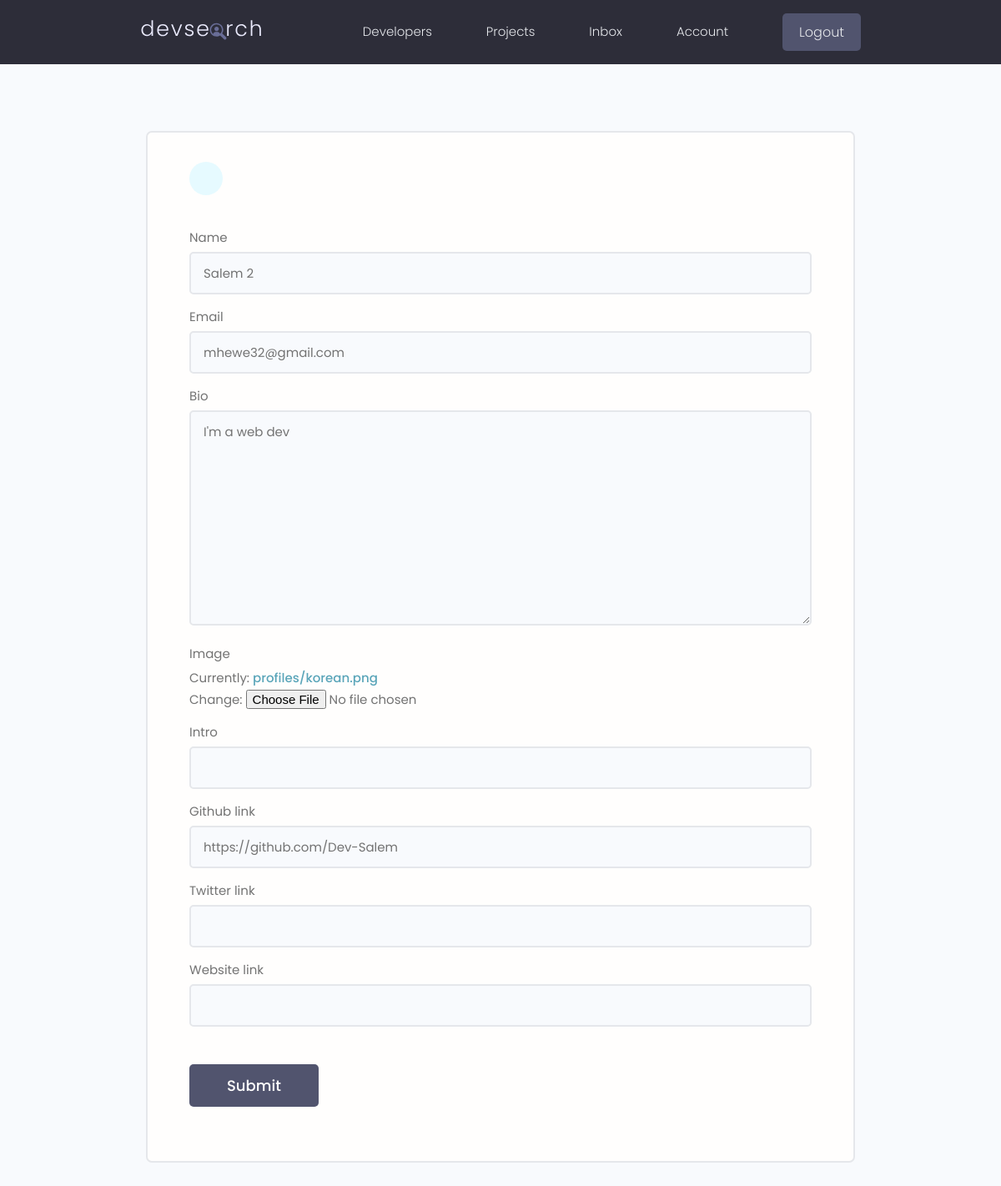
The app's page /edit-account (signed in) with its own data.
### users/models.py (models this page shows, shortened)
class Profile(models.Model):
    user = models.OneToOneField(User, on_delete=models.CASCADE)
    id = models.UUIDField(primary_key=True, editable=False, unique=True, default=uuid.uuid4)
    created_at = models.DateTimeField(auto_now_add=True)
    name = models.CharField(max_length=200, blank=True, null=True)
    username = models.CharField(max_length=200, blank=True, null=True)
    email = models.EmailField(max_length=200, blank=True, null=True)
    bio = models.TextField(blank=True, null=True)
    intro = models.CharField(max_length=200, blank=True, null=True)
    github_link = models.CharField(max_length=500, blank=True, null=True)
    website_link = models.CharField(max_length=500, blank=True, null=True)
    twitter_link = models.CharField(max_length=500, blank=True,null= True)
    image = models.ImageField(upload_to='profiles/', default='profiles/user-default.png')
    class Meta:
        ordering = ['created_at']

### users/views.py (the view)
# urls.py: path('edit-account',views.editAccount, name='account-form'),
@login_required(login_url='login')
def editAccount(request):
    profile = request.user.profile
    form = AccountForm(instance=profile)
    if request.method == 'POST':
        form = AccountForm(request.POST, request.FILES, instance=profile)
        if form.is_valid():
            form.save()
            return redirect('account')
    context = {"form":form}
    return render(request,'users/account-form.html',context)

### users/forms.py
class AccountForm(ModelForm):
    class Meta:
        model = Profile
        fields = ["name","email", "bio","image", "intro","github_link", "twitter_link","website_link"]
    def __init__(self, *args, **kwargs):
        super(AccountForm, self).__init__(*args, **kwargs)
        for name, field in self.fields.items():
            field.widget.attrs.update({'class':'input'})

### users/templates/users/account-form.html (shortened to what this page needs)
{% extends 'main.html' %}
{% block content%}
<main class="formPage my-xl">
    <div class="content-box">
        <div class="formWrapper">
            <a class="backButton" href="{% url 'account' %}"></a>
            <br>
            <form class="form" method="POST" enctype="multipart/form-data">
                {% for field in form %}
                <div class="form__field">
                <label for="formInput#text">{{field.label}}</label>
                    {{field}}
                </div>
                {% endfor %}
                <input class="btn btn--sub btn--lg  my-md" type="submit" value="Submit" />
            </form>
        </div>
    </div>
</main>
{% endblock content%}

### static/styles/app.css (style rules this page uses)
:root { --color-sub: #2d2d39; }
.btn--sub { background-color: var(--color-sub-light); }
.content-box { width: 95%; max-width: 85rem; margin: 0 auto; }
.backButton { background: var(--color-main-light); color: var(--color-main); width: 4rem; height: 4rem; display: flex; align-items: center; justify-content: center; border-radius: 50%; }
.formPage .formWrapper { list-style: none; background: var(--color-white); padding: 3.5rem 5rem; border: 2px solid var(--color-light); border-radius: 0.7rem; }

### static/uikit/styles/modules/_variables.css (style rules this page uses)
:root { --color-main: #5aa5b9; --color-main-light: #e6faff; --color-sub: #3f4156; --color-sub-light: #51546e; --color-sub-lighter: #ededfd; --color-text: #737373; --color-gray: #8b8b8b; --color-light: #e5e7eb; --color-light-gray: #767676; --color-bg: #f8fafd; --color-white: #fffefd; --color-white-light: #f3f3f3; --color-success: #359e64; --color-success-bg: #def8e8; --color-error: #fc4b0b; --color-error-bg: #fff2ee; --font-base: 'Poppins', arial, helvetica, 'Segoe UI', roboto, ubuntu, sans-serif; --font-monospace: 'Fira Code', 'Courier New', courier, monospace; --font-regular: 300; --font-medium: 500; --font-bold: 700; --generic-shadow: 1px 1px 5px #00000010; --generic-transition: all 0.3s ease-in-out; }

### static/uikit/styles/modules/_base.css (style rules this page uses)
* { margin: 0; padding: 0; box-sizing: border-box; text-rendering: optimizeLegibility; color: inherit; font-size: inherit; }
html { font-size: 50%; }
@media only screen and (min-width: 480px) { html { font-size: 56.25%; } }
@media only screen and (min-width: 1200px) { html { font-size: 62.5%; } }
body { line-height: 1.6; font-weight: 400; font-size: 1.5rem; color: var(--color-text); background-color: var(--color-bg); min-height: 100vh; }

### static/uikit/styles/modules/_typography.css (style rules this page uses)
* { font-family: var(--font-base); }
a { padding-bottom: 2px; text-decoration: none; display: inline-block; color: var(--color-main); font-weight: var(--font-medium); }

### static/uikit/styles/modules/_utilities.css (style rules this page uses)
.my-md { margin: 3rem auto; }
.my-xl { margin: 8rem auto; }

### static/uikit/styles/modules/_button.css (style rules this page uses)
.btn { display: inline-block; position: relative; cursor: pointer; background-color: var(--color-light); font-weight: var(--font-medium); color: var(--color-sub); text-decoration: none; padding: 1rem 2rem; border-radius: 0.5rem; border: none; width: -webkit-fit-content; width: -moz-fit-content; width: fit-content; height: -webkit-fit-content; height: -moz-fit-content; height: fit-content; font-size: 1.6rem; outline-width: 0; outline-color: transparent; -webkit-backface-visibility: hidden; backface-visibility: hidden; transition: all 0.3s ease-in-out; }
.btn--sub { background-color: var(--color-sub); color: var(--color-white); }
.btn--lg { font-size: 1.8rem; padding: 1.2rem 4.5rem; }

### static/uikit/styles/modules/_form.css (style rules this page uses)
.form { display: block; }
.form__field { margin-top: 1.5rem; margin-bottom: 1.5rem; }
.form__label, .form__field > label { display: block; margin-bottom: 0.5rem; color: var(--color-text); }
input.input[type='text'], input.input[type='email'], input.input[type='password'], input.input[type='number'], textarea.input { min-width: 24rem; width: 100%; padding: 1.2rem 1.5rem; border-radius: 0.5rem; border: 2px solid var(--color-light); transition: all 0.3s ease-in-out; background-color: var(--color-bg); }

### records on screen
Profile: form "Salem 2" "mhewe32@gmail.com" "I'm a web dev" "https://github.com/Dev-Salem"

### other values on screen
{{ field.label }} "Name" "Email" "Bio" "Image" "Intro" "Github link" "Twitter link" "Website link"
